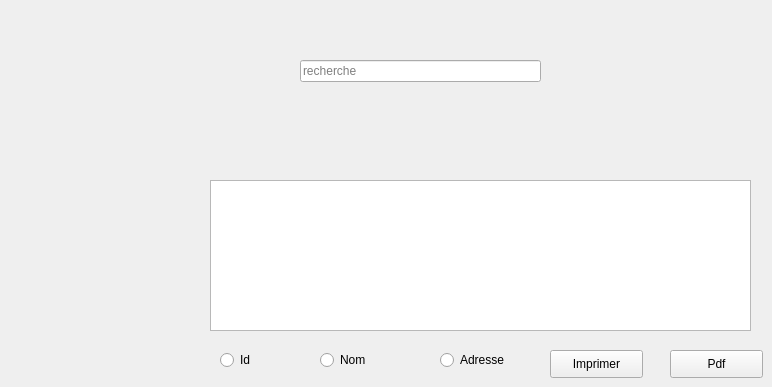
        <widget class="QWidget" name="tab_2">
         <attribute name="title">
          <string>Recherche d'un partenaire</string>
         </attribute>
         <widget class="QTableView" name="tableView">
          <property name="geometry">
           <rect>
            <x>210</x>
            <y>180</y>
            <width>541</width>
            <height>151</height>
           </rect>
          </property>
         </widget>
         <widget class="QLineEdit" name="le_recherche">
          <property name="geometry">
           <rect>
            <x>300</x>
            <y>60</y>
            <width>241</width>
            <height>22</height>
           </rect>
          </property>
          <property name="placeholderText">
           <string>recherche</string>
          </property>
         </widget>
         <widget class="QRadioButton" name="radioButton_3">
          <property name="geometry">
           <rect>
            <x>320</x>
            <y>350</y>
            <width>97</width>
            <height>20</height>
           </rect>
          </property>
          <property name="text">
           <string>Nom</string>
          </property>
         </widget>
         <widget class="QRadioButton" name="radioButton_2">
          <property name="geometry">
           <rect>
            <x>440</x>
            <y>350</y>
            <width>97</width>
            <height>20</height>
           </rect>
          </property>
          <property name="text">
           <string>Adresse</string>
          </property>
         </widget>
         <widget class="QRadioButton" name="radioButton">
          <property name="geometry">
           <rect>
            <x>220</x>
            <y>350</y>
            <width>97</width>
            <height>20</height>
           </rect>
          </property>
          <property name="text">
           <string>Id</string>
          </property>
         </widget>
         <widget class="QPushButton" name="pushButton_pdf">
          <property name="geometry">
           <rect>
            <x>670</x>
            <y>350</y>
            <width>93</width>
            <height>28</height>
           </rect>
          </property>
          <property name="text">
           <string>Pdf</string>
          </property>
         </widget>
         <widget class="QPushButton" name="imprimer_paie">
          <property name="geometry">
           <rect>
            <x>550</x>
            <y>350</y>
            <width>93</width>
            <height>28</height>
           </rect>
          </property>
          <property name="text">
           <string>Imprimer</string>
          </property>
         </widget>
        </widget>
